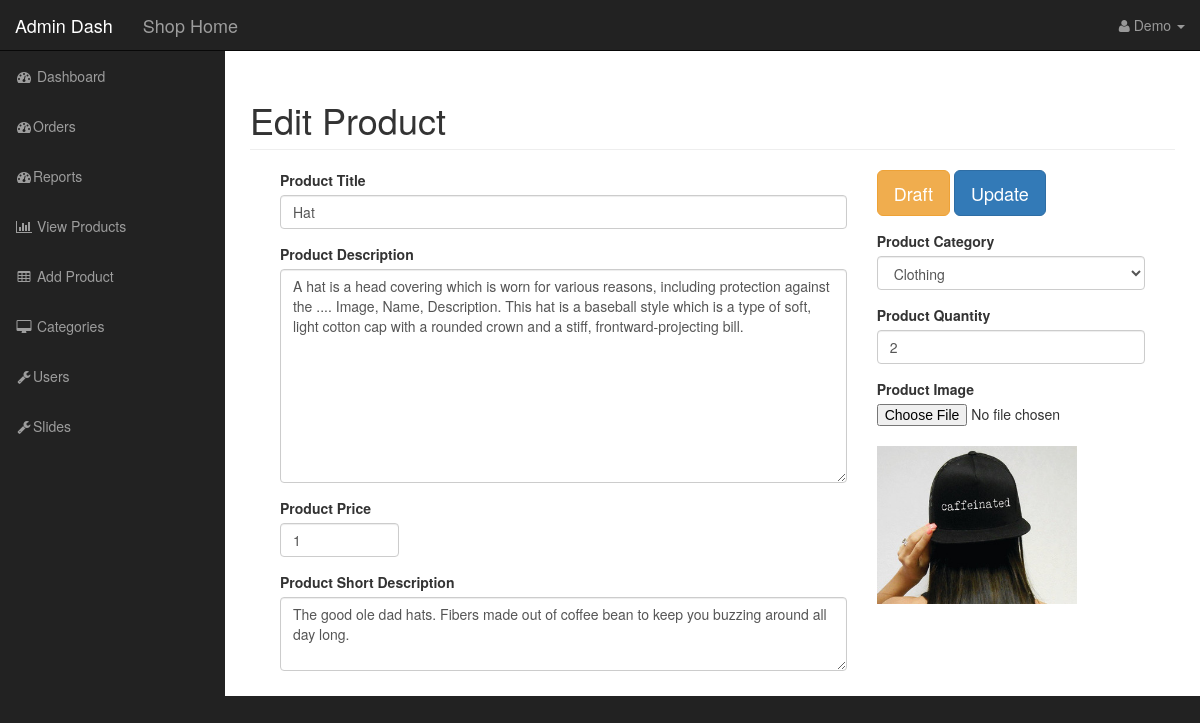
Screenshot of /admin/index.php?edit_product&id=22 (signed in) with the database file from the repository.
### tables this page shows
CREATE TABLE IF NOT EXISTS `products` (
  `product_id` int(11) NOT NULL AUTO_INCREMENT,
  `product_title` varchar(255) NOT NULL,
  `product_category_id` int(11) NOT NULL,
  `product_price` float NOT NULL,
  `product_quantity` int(11) NOT NULL,
  `product_description` text NOT NULL,
  `short_desc` text NOT NULL,
  `product_image` varchar(255) NOT NULL,
  PRIMARY KEY (`product_id`)
);

CREATE TABLE IF NOT EXISTS `categories` (
  `cat_id` int(11) NOT NULL AUTO_INCREMENT,
  `cat_title` varchar(255) NOT NULL,
  PRIMARY KEY (`cat_id`)
);

### resources/functions.php (called while the page is built, shortened)
<?php
$upload_directory = "uploads";
function query($sql) {
    global $connection;
    return mysqli_query($connection, $sql);
}
function escape_string($string){
    global $connection;
    return mysqli_real_escape_string($connection, $string);
}
function fetch_array($result){
    return mysqli_fetch_array($result);
}
function display_image($picture) {
    global $upload_directory;
    return $upload_directory  . DS . $picture;
}
function show_product_category_title($product_category_id){
    $category_query = query("SELECT * FROM categories WHERE cat_id = '{$product_category_id}' ");
    while($category_row = fetch_array($category_query)) {
        return $category_row['cat_title'];
    }
}
?>

### resources/templates/back/edit_product.php (the view, shortened to what this page needs)
<?php
if(isset($_GET['id'])) {
    $query = query("SELECT * FROM products WHERE product_id = " . escape_string($_GET['id']) . " ");
    while($row = fetch_array($query)) {
        $product_title          = escape_string($row['product_title']);
        $product_category_id    = escape_string($row['product_category_id']);
        $product_price          = escape_string($row['product_price']);
        $product_description    = escape_string($row['product_description']);
        $short_desc             = escape_string($row['short_desc']);
        $product_quantity       = escape_string($row['product_quantity']);
        $product_image          = escape_string($row['product_image']);
        $product_image          = display_image($row['product_image']);
    }
}
?>
<div class="col-md-12">
<div class="row">
<h1 class="page-header">
   Edit Product
</h1>
</div>
<form action="" method="post" enctype="multipart/form-data">
    <div class="col-md-8">
        <div class="form-group">
            <label for="product-title">Product Title </label>
            <input type="text" name="product_title" class="form-control" value="<?php echo $product_title; ?>">
        </div>
        <div class="form-group">
               <label for="product-title">Product Description</label>
          <textarea name="product_description" id="" cols="30" rows="10" class="form-control"><?php echo $product_description; ?></textarea>
        </div>
        <div class="form-group row">
          <div class="col-xs-3">
            <label for="product-price">Product Price</label>
            <input type="number" name="product_price" class="form-control" size="60" value="<?php echo $product_price; ?>">
          </div>
        </div>
        <div class="form-group">
               <label for="product-title">Product Short Description</label>
          <textarea name="short_desc" id="" cols="30" rows="3" class="form-control"><?php echo $short_desc; ?></textarea>
        </div>
    </div>
    <aside id="admin_sidebar" class="col-md-4">
        <div class="form-group">
            <input type="submit" name="draft" class="btn btn-warning btn-lg" value="Draft">
            <input type="submit" name="update" class="btn btn-primary btn-lg" value="Update">
        </div>
        <div class="form-group">
            <label for="product-title">Product Category</label>
            <select name="product_category_id" id="" class="form-control">
                <option value="<?php echo $product_category_id; ?>"><?php echo show_product_category_title($product_category_id); ?></option>
            </select>
        </div>
        <div class="form-group">
          <label for="product-title">Product Quantity</label>
            <input type="number" name="product_quantity" class="form-control" value="<?php echo $product_quantity; ?>">
        </div>
        <div class="form-group">
            <label for="product-title">Product Image</label>
            <input type="file" name="file"> <br>
            <img width='200' src="../../resources/<?php echo $product_image; ?>" alt="">
        </div>
    </aside>
</form>

### public/admin/css/sb-admin.css (style rules this page uses)
body { margin-top: 100px; background-color: #222; }
@media (min-width:768px) { body { margin-top: 50px; } }

### rows the page displays
products: product_title "Hat", product_description "A hat is a head covering which is worn for various reasons, including protection against the .... Image, Name, Description. This hat is a baseball style which is a type of soft, light cotton cap with a rounded crown and a stiff, frontward-projecting bill.", product_price "1", short_desc "The good ole dad hats. Fibers made out of coffee bean to keep you buzzing around all day long.", product_category_id "Clothing", product_quantity "2", product_image (picture)

### other values shown
$_SESSION['username'] "Demo"
